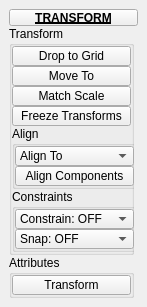
<?xml version="1.0" encoding="UTF-8"?>
<ui version="4.0">
 <class>QtUi</class>
 <widget class="QMainWindow" name="QtUi">
  <property name="enabled">
   <bool>true</bool>
  </property>
  <property name="geometry">
   <rect>
    <x>0</x>
    <y>0</y>
    <width>147</width>
    <height>299</height>
   </rect>
  </property>
  <property name="minimumSize">
   <size>
    <width>0</width>
    <height>0</height>
   </size>
  </property>
  <property name="maximumSize">
   <size>
    <width>999</width>
    <height>999</height>
   </size>
  </property>
  <property name="windowTitle">
   <string>Toolkit</string>
  </property>
  <property name="tabShape">
   <enum>QTabWidget::Triangular</enum>
  </property>
  <property name="dockNestingEnabled">
   <bool>true</bool>
  </property>
  <property name="dockOptions">
   <set>QMainWindow::AllowNestedDocks|QMainWindow::AllowTabbedDocks|QMainWindow::AnimatedDocks|QMainWindow::ForceTabbedDocks</set>
  </property>
  <widget class="QWidget" name="mainWindow">
   <property name="maximumSize">
    <size>
     <width>999</width>
     <height>999</height>
    </size>
   </property>
   <layout class="QVBoxLayout" name="verticalLayout_2">
    <item>
     <layout class="QVBoxLayout" name="verticalLayout">
      <property name="spacing">
       <number>0</number>
      </property>
      <item>
       <widget class="PushButtonDraggable" name="draggable_header">
        <property name="minimumSize">
         <size>
          <width>19</width>
          <height>17</height>
         </size>
        </property>
        <property name="maximumSize">
         <size>
          <width>999</width>
          <height>17</height>
         </size>
        </property>
        <property name="font">
         <font>
          <weight>75</weight>
          <bold>true</bold>
          <underline>true</underline>
         </font>
        </property>
        <property name="text">
         <string>TRANSFORM</string>
        </property>
        <property name="checkable">
         <bool>true</bool>
        </property>
       </widget>
      </item>
      <item>
       <widget class="QGroupBox" name="transform">
        <property name="minimumSize">
         <size>
          <width>125</width>
          <height>0</height>
         </size>
        </property>
        <property name="maximumSize">
         <size>
          <width>125</width>
          <height>999</height>
         </size>
        </property>
        <property name="title">
         <string>Transform</string>
        </property>
        <layout class="QVBoxLayout" name="verticalLayout_3">
         <property name="spacing">
          <number>0</number>
         </property>
         <property name="leftMargin">
          <number>0</number>
         </property>
         <property name="topMargin">
          <number>0</number>
         </property>
         <property name="rightMargin">
          <number>0</number>
         </property>
         <property name="bottomMargin">
          <number>0</number>
         </property>
         <item>
          <widget class="PushButton" name="tb000">
           <property name="enabled">
            <bool>true</bool>
           </property>
           <property name="sizePolicy">
            <sizepolicy hsizetype="Preferred" vsizetype="Fixed">
             <horstretch>0</horstretch>
             <verstretch>0</verstretch>
            </sizepolicy>
           </property>
           <property name="minimumSize">
            <size>
             <width>0</width>
             <height>20</height>
            </size>
           </property>
           <property name="maximumSize">
            <size>
             <width>999</width>
             <height>20</height>
            </size>
           </property>
           <property name="toolTip">
            <string>Move selected object to grid.</string>
           </property>
           <property name="layoutDirection">
            <enum>Qt::LeftToRight</enum>
           </property>
           <property name="text">
            <string>Drop to Grid</string>
           </property>
          </widget>
         </item>
         <item>
          <widget class="QPushButton" name="b005">
           <property name="enabled">
            <bool>true</bool>
           </property>
           <property name="sizePolicy">
            <sizepolicy hsizetype="Preferred" vsizetype="Fixed">
             <horstretch>0</horstretch>
             <verstretch>0</verstretch>
            </sizepolicy>
           </property>
           <property name="minimumSize">
            <size>
             <width>0</width>
             <height>20</height>
            </size>
           </property>
           <property name="maximumSize">
            <size>
             <width>999</width>
             <height>20</height>
            </size>
           </property>
           <property name="toolTip">
            <string>Move selected object(s) to last selected.</string>
           </property>
           <property name="text">
            <string>Move To</string>
           </property>
           <property name="iconSize">
            <size>
             <width>18</width>
             <height>18</height>
            </size>
           </property>
           <property name="autoDefault">
            <bool>false</bool>
           </property>
           <property name="default">
            <bool>false</bool>
           </property>
           <property name="flat">
            <bool>false</bool>
           </property>
          </widget>
         </item>
         <item>
          <widget class="QPushButton" name="b001">
           <property name="enabled">
            <bool>true</bool>
           </property>
           <property name="sizePolicy">
            <sizepolicy hsizetype="Preferred" vsizetype="Fixed">
             <horstretch>0</horstretch>
             <verstretch>0</verstretch>
            </sizepolicy>
           </property>
           <property name="minimumSize">
            <size>
             <width>0</width>
             <height>20</height>
            </size>
           </property>
           <property name="maximumSize">
            <size>
             <width>999</width>
             <height>20</height>
            </size>
           </property>
           <property name="toolTip">
            <string>&lt;html&gt;&lt;head/&gt;&lt;body&gt;&lt;p&gt;Match the first selected object to the combined bounding box scale of any additional selected objects.&lt;/p&gt;&lt;/body&gt;&lt;/html&gt;</string>
           </property>
           <property name="text">
            <string>Match Scale</string>
           </property>
           <property name="iconSize">
            <size>
             <width>18</width>
             <height>18</height>
            </size>
           </property>
           <property name="autoDefault">
            <bool>false</bool>
           </property>
           <property name="default">
            <bool>false</bool>
           </property>
           <property name="flat">
            <bool>false</bool>
           </property>
          </widget>
         </item>
         <item>
          <widget class="PushButton" name="tb002">
           <property name="enabled">
            <bool>true</bool>
           </property>
           <property name="sizePolicy">
            <sizepolicy hsizetype="Preferred" vsizetype="Fixed">
             <horstretch>0</horstretch>
             <verstretch>0</verstretch>
            </sizepolicy>
           </property>
           <property name="minimumSize">
            <size>
             <width>0</width>
             <height>20</height>
            </size>
           </property>
           <property name="maximumSize">
            <size>
             <width>999</width>
             <height>20</height>
            </size>
           </property>
           <property name="toolTip">
            <string>Freeze transformations on any selected objects</string>
           </property>
           <property name="text">
            <string>Freeze Transforms</string>
           </property>
           <property name="iconSize">
            <size>
             <width>18</width>
             <height>18</height>
            </size>
           </property>
           <property name="autoDefault">
            <bool>false</bool>
           </property>
           <property name="default">
            <bool>false</bool>
           </property>
           <property name="flat">
            <bool>false</bool>
           </property>
          </widget>
         </item>
         <item>
          <widget class="QGroupBox" name="align">
           <property name="enabled">
            <bool>true</bool>
           </property>
           <property name="minimumSize">
            <size>
             <width>125</width>
             <height>0</height>
            </size>
           </property>
           <property name="maximumSize">
            <size>
             <width>125</width>
             <height>999</height>
            </size>
           </property>
           <property name="title">
            <string>Align</string>
           </property>
           <layout class="QVBoxLayout" name="verticalLayout_4">
            <property name="spacing">
             <number>0</number>
            </property>
            <property name="leftMargin">
             <number>0</number>
            </property>
            <property name="topMargin">
             <number>0</number>
            </property>
            <property name="rightMargin">
             <number>0</number>
            </property>
            <property name="bottomMargin">
             <number>0</number>
            </property>
            <item>
             <widget class="ComboBox" name="cmb002">
              <property name="minimumSize">
               <size>
                <width>0</width>
                <height>20</height>
               </size>
              </property>
              <property name="maximumSize">
               <size>
                <width>999</width>
                <height>20</height>
               </size>
              </property>
              <property name="toolTip">
               <string>Align to objects.</string>
              </property>
              <property name="editable">
               <bool>false</bool>
              </property>
              <property name="sizeAdjustPolicy">
               <enum>QComboBox::AdjustToContents</enum>
              </property>
              <item>
               <property name="text">
                <string>Align To</string>
               </property>
              </item>
             </widget>
            </item>
            <item>
             <widget class="PushButton" name="tb001">
              <property name="enabled">
               <bool>true</bool>
              </property>
              <property name="sizePolicy">
               <sizepolicy hsizetype="Preferred" vsizetype="Fixed">
                <horstretch>0</horstretch>
                <verstretch>0</verstretch>
               </sizepolicy>
              </property>
              <property name="minimumSize">
               <size>
                <width>0</width>
                <height>20</height>
               </size>
              </property>
              <property name="maximumSize">
               <size>
                <width>999</width>
                <height>20</height>
               </size>
              </property>
              <property name="toolTip">
               <string>Align selected vertices/edges along the specified axes.</string>
              </property>
              <property name="text">
               <string>Align Components</string>
              </property>
              <property name="iconSize">
               <size>
                <width>18</width>
                <height>18</height>
               </size>
              </property>
             </widget>
            </item>
           </layout>
          </widget>
         </item>
         <item>
          <widget class="QGroupBox" name="Constaints">
           <property name="minimumSize">
            <size>
             <width>125</width>
             <height>0</height>
            </size>
           </property>
           <property name="maximumSize">
            <size>
             <width>125</width>
             <height>999</height>
            </size>
           </property>
           <property name="title">
            <string>Constraints</string>
           </property>
           <layout class="QVBoxLayout" name="verticalLayout_5">
            <property name="spacing">
             <number>0</number>
            </property>
            <property name="leftMargin">
             <number>0</number>
            </property>
            <property name="topMargin">
             <number>0</number>
            </property>
            <property name="rightMargin">
             <number>0</number>
            </property>
            <property name="bottomMargin">
             <number>0</number>
            </property>
            <item>
             <widget class="ComboBox" name="cmb001">
              <property name="minimumSize">
               <size>
                <width>0</width>
                <height>20</height>
               </size>
              </property>
              <property name="maximumSize">
               <size>
                <width>999</width>
                <height>20</height>
               </size>
              </property>
              <property name="toolTip">
               <string>Transform constraints.</string>
              </property>
              <property name="editable">
               <bool>false</bool>
              </property>
              <property name="sizeAdjustPolicy">
               <enum>QComboBox::AdjustToContents</enum>
              </property>
              <item>
               <property name="text">
                <string>Constrain: OFF</string>
               </property>
              </item>
             </widget>
            </item>
            <item>
             <widget class="ComboBox" name="cmb003">
              <property name="minimumSize">
               <size>
                <width>0</width>
                <height>20</height>
               </size>
              </property>
              <property name="maximumSize">
               <size>
                <width>999</width>
                <height>20</height>
               </size>
              </property>
              <property name="toolTip">
               <string>Transform tool snap settings.</string>
              </property>
              <property name="editable">
               <bool>false</bool>
              </property>
              <property name="sizeAdjustPolicy">
               <enum>QComboBox::AdjustToContents</enum>
              </property>
              <item>
               <property name="text">
                <string>Snap: OFF</string>
               </property>
              </item>
             </widget>
            </item>
           </layout>
          </widget>
         </item>
        </layout>
       </widget>
      </item>
      <item>
       <widget class="QGroupBox" name="Attributes">
        <property name="minimumSize">
         <size>
          <width>125</width>
          <height>0</height>
         </size>
        </property>
        <property name="maximumSize">
         <size>
          <width>125</width>
          <height>999</height>
         </size>
        </property>
        <property name="title">
         <string>Attributes</string>
        </property>
        <layout class="QVBoxLayout" name="verticalLayout_7">
         <property name="spacing">
          <number>0</number>
         </property>
         <property name="leftMargin">
          <number>0</number>
         </property>
         <property name="topMargin">
          <number>0</number>
         </property>
         <property name="rightMargin">
          <number>0</number>
         </property>
         <property name="bottomMargin">
          <number>0</number>
         </property>
         <item>
          <widget class="QPushButton" name="b000">
           <property name="minimumSize">
            <size>
             <width>0</width>
             <height>20</height>
            </size>
           </property>
           <property name="maximumSize">
            <size>
             <width>999</width>
             <height>20</height>
            </size>
           </property>
           <property name="palette">
            <palette>
             <active>
              <colorrole role="Highlight">
               <brush brushstyle="SolidPattern">
                <color alpha="255">
                 <red>80</red>
                 <green>138</green>
                 <blue>255</blue>
                </color>
               </brush>
              </colorrole>
             </active>
             <inactive>
              <colorrole role="Highlight">
               <brush brushstyle="SolidPattern">
                <color alpha="255">
                 <red>80</red>
                 <green>138</green>
                 <blue>255</blue>
                </color>
               </brush>
              </colorrole>
             </inactive>
             <disabled>
              <colorrole role="Highlight">
               <brush brushstyle="SolidPattern">
                <color alpha="255">
                 <red>51</red>
                 <green>153</green>
                 <blue>255</blue>
                </color>
               </brush>
              </colorrole>
             </disabled>
            </palette>
           </property>
           <property name="toolTip">
            <string>&lt;html&gt;&lt;head/&gt;&lt;body&gt;&lt;p&gt;List transform attributes for the currently selected object.&lt;/p&gt;&lt;/body&gt;&lt;/html&gt;</string>
           </property>
           <property name="text">
            <string>Transform</string>
           </property>
           <property name="autoDefault">
            <bool>true</bool>
           </property>
           <property name="default">
            <bool>false</bool>
           </property>
           <property name="flat">
            <bool>false</bool>
           </property>
           <property name="bnabled" stdset="0">
            <bool>true</bool>
           </property>
          </widget>
         </item>
        </layout>
       </widget>
      </item>
      <item>
       <spacer name="verticalSpacer">
        <property name="orientation">
         <enum>Qt::Vertical</enum>
        </property>
        <property name="sizeHint" stdset="0">
         <size>
          <width>20</width>
          <height>40</height>
         </size>
        </property>
       </spacer>
      </item>
     </layout>
    </item>
   </layout>
  </widget>
 </widget>
 <customwidgets>
  <customwidget>
   <class>PushButtonDraggable</class>
   <extends>QPushButton</extends>
   <header>widgets.pushbuttondraggable.h</header>
  </customwidget>
  <customwidget>
   <class>PushButton</class>
   <extends>QPushButton</extends>
   <header>widgets.pushbutton.h</header>
  </customwidget>
  <customwidget>
   <class>ComboBox</class>
   <extends>QComboBox</extends>
   <header>widgets.combobox.h</header>
  </customwidget>
 </customwidgets>
 <resources/>
 <connections/>
 <designerdata>
  <property name="gridDeltaX">
   <number>5</number>
  </property>
  <property name="gridDeltaY">
   <number>5</number>
  </property>
  <property name="gridSnapX">
   <bool>true</bool>
  </property>
  <property name="gridSnapY">
   <bool>true</bool>
  </property>
  <property name="gridVisible">
   <bool>true</bool>
  </property>
 </designerdata>
</ui>
